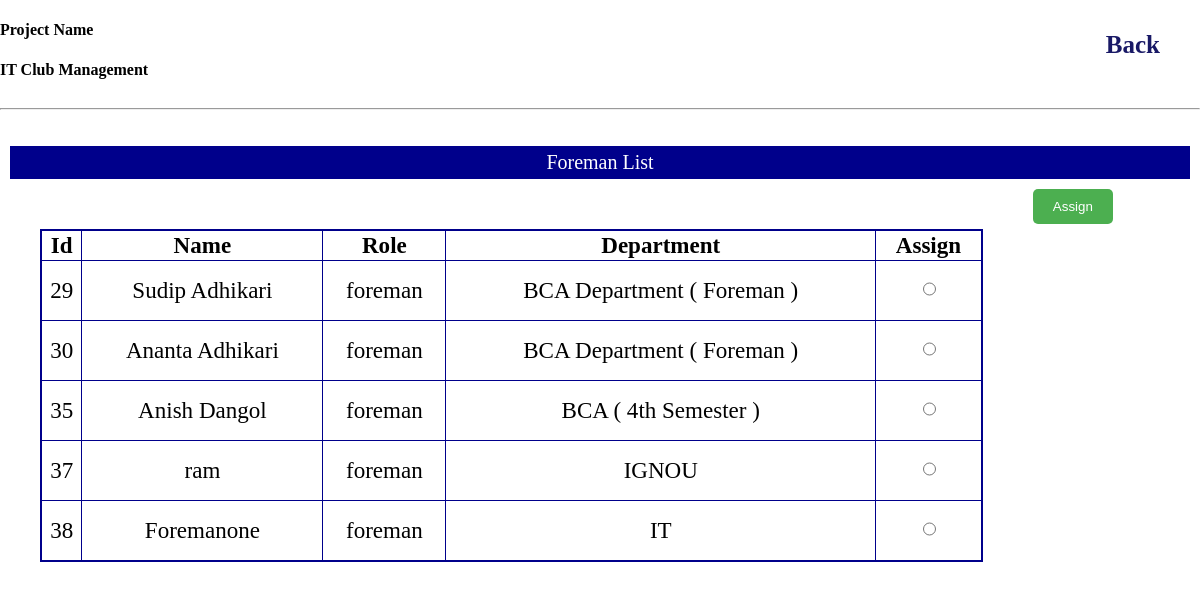
Page /Assignment/foremanAssignProject.php?p_id=9 (signed in) on the earlier database version.
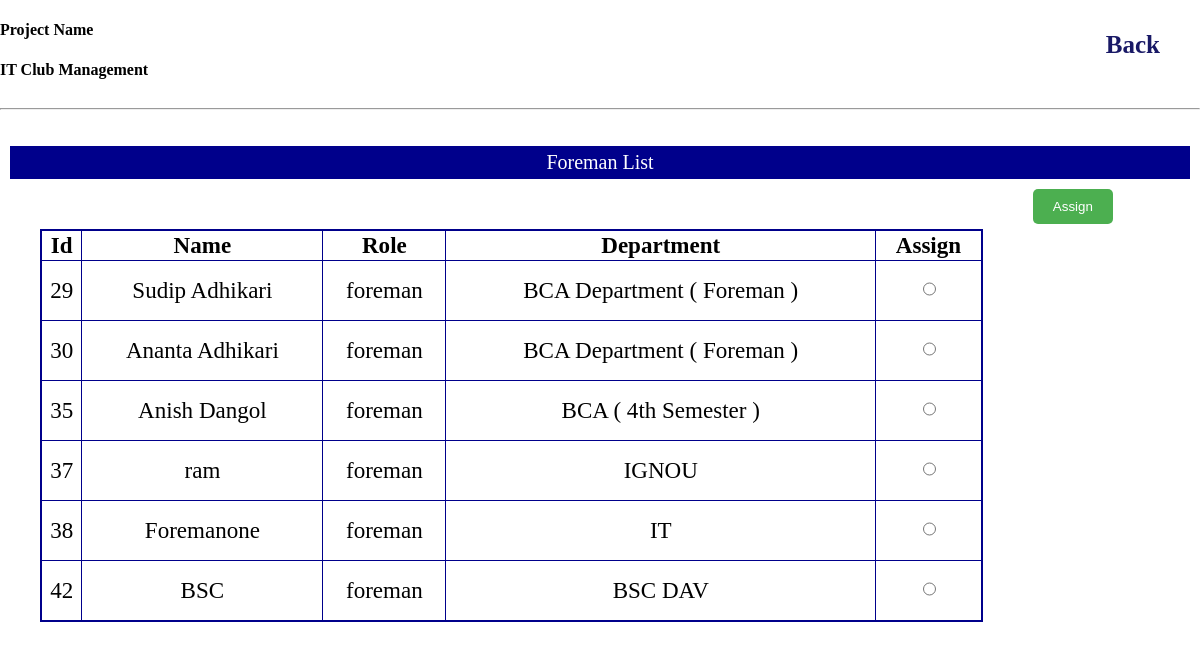
Same page on the later database version.
### tables this page shows
CREATE TABLE `users` (
  `id` int(11) NOT NULL,
  `fullname` varchar(255) NOT NULL,
  `email` varchar(50) DEFAULT NULL,
  `phone` int(11) DEFAULT NULL,
  `address` varchar(255) NOT NULL,
  `username` varchar(255) DEFAULT NULL,
  `password` varchar(255) DEFAULT NULL,
  `department_id` int(11) DEFAULT NULL,
  `role` varchar(20) NOT NULL,
  `created_date` timestamp NOT NULL DEFAULT current_timestamp() ON UPDATE current_timestamp()
);

CREATE TABLE `department` (
  `dpt_id` int(11) NOT NULL,
  `department_name` varchar(255) NOT NULL,
  `created_date` timestamp NOT NULL DEFAULT current_timestamp() ON UPDATE current_timestamp()
);

### Assignment/foremanAssignProject.php (the view, shortened to what this page needs)
<?php
include '../dbconnect/dbconnect.php';
$userType= $_SESSION["user_type"];
$project_id = $_GET['p_id'];
?>
<!DOCTYPE html>
<html lang="en">
<head>
    <link rel="stylesheet" href="../css/project_details.css">
    <link rel="stylesheet" href="../css/assignment.css">
</head>
<body>
    <?php
    if($userType=="admin")
{?>
    <?php
        if($userType== "admin")
        { ?>
            <div class="main">
                <table border="1">
                    <div class="project_info">
                        <?php
                            $sql="select * from project where id=$project_id" ;
                            $result_view=mysqli_query($conn,$sql);
                            $row_view=mysqli_fetch_assoc($result_view);
                            $fetched_project_name=$row_view['project_name'];
                        ?>
                        <div id="project_name">
                        <h4 class="p">Project Name <a href="./Assignedforeman.php?user_type=<?php echo $userType; ?>&p_id=<?php echo $project_id; ?>" class="back_btn">Back</a></h4>
                            <h4 class="p_n">
                                <?php
                                echo $fetched_project_name ;
                                ?>
                            </h4>
                        </div>
                    </div>
                </table>
            </div>
        <?php
    }?>
    <hr>
    <?php
        if(!($userType=='user')){?>
        <div class="layout">
                <a href="./foremanAssignProject.php?p_id=<?php echo $project_id; ?>" id="assign_user">Assign</a>
                <a href="./unassignforeman.php?p_id=<?php echo $project_id; ?>" id="assign_user">UnAssign</a>
                 </div>
            <?php
            }?>
    <center><div Class="foreman_nav">Foreman List</div></center>
        <div class="showforeman">
            <div class="foremantableview">
                <form action="" method="POST">
                    <table border="1">
                        <?php
                            $query_users_view="SELECT * from users where role='foreman'";
                            $result_view=mysqli_query($conn,$query_users_view);
                            $num_view=mysqli_num_rows($result_view);
                            if($num_view>0)
                            {?>
                                <tr>
                                <th>Id</th>
                                <th>Name</th>
                                <th>Role</th>
                                <th>Department</th>
                                <th>Assign</th>
                                </tr>
                                <?php
                                while($row=mysqli_fetch_assoc($result_view))
                                {
                                    $foreman_id=$row['id'];
                                    $fullname=$row['fullname'];
                                    $role=$row['role'];
                                    $dpt_id=$row['department_id'];
                                    ?>
                                    <tr>
                                        <td><?php echo  $foreman_id ?></td>
                                        <td><?php echo $fullname  ?></td>
                                        <td><?php echo $role ?></td>
                                        <?php
                                            $query_department_view="SELECT * from department where dpt_id='$dpt_id'";
                                            $dpt_result_view=mysqli_query($conn,$query_department_view);
                                            $row=mysqli_fetch_assoc($dpt_result_view);
                                            $dpt_name=$row['department_name'];
                                        ?>
                                        <td><?php echo $dpt_name ?></td>
                                        <td><input type="radio" name="checked_id" value="<?php echo $foreman_id; ?>" class="checkbox"></td>
                                    </tr>
                                    <?php
                                }
                            }
                            else
                            {
                                echo "No Foreman Found.";
                            }
                        ?>
                    </table>
                    </div>
                <div class="foremansubmitview">
                <input type="submit"  value="Assign" name="submit" class="btn_done">
        <br><br>
        </div>
    </div>
    <?php
    }
    else
    {
        echo "Access Forbidden";
    }?>
</body>
</html>

Differences in the rows shown:
added users: id "42", fullname "BSC", role "foreman", department.department_name "BSC DAV"
